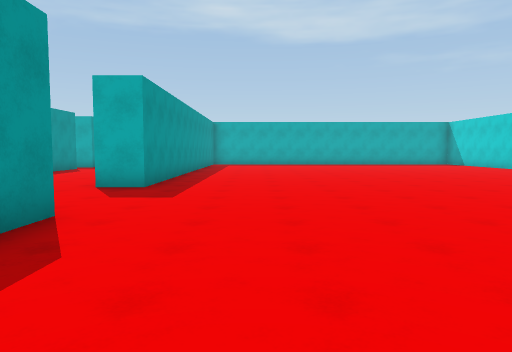
View 1 (above)

21 first-person views from a walk through a scene from a Unity 3-D project. The camera is 1.5 m above the floor, tilts 4° down and sees 70° across. The floor is counted in squares, 2 m on a side. Each view is taken from the middle of a square. On the plan, view 1 faces up. The plan holds only what a view shows up to about 11 squares ahead; the rest is blank. The place goes on beyond the plan. The player character is not drawn.

View 2
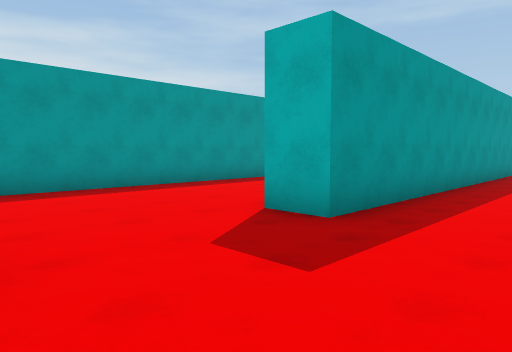

View 3
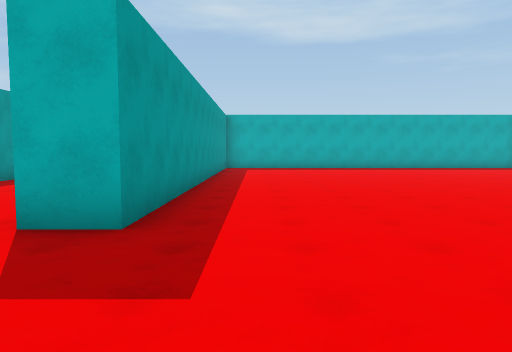

View 4
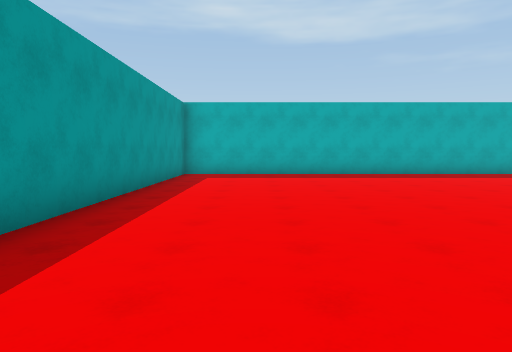

View 5
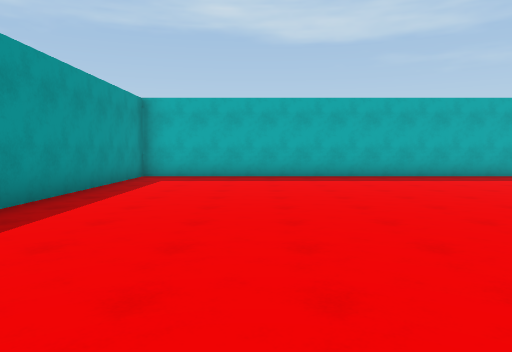

View 6
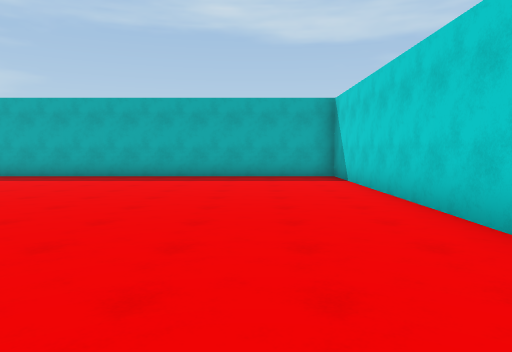

View 7
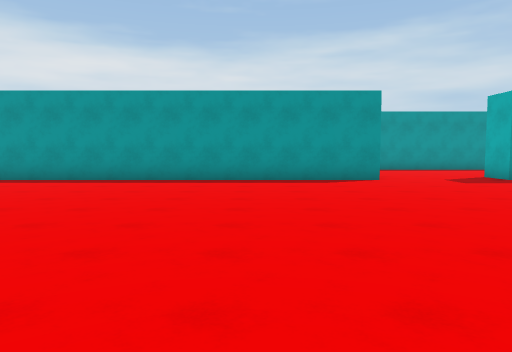

View 8
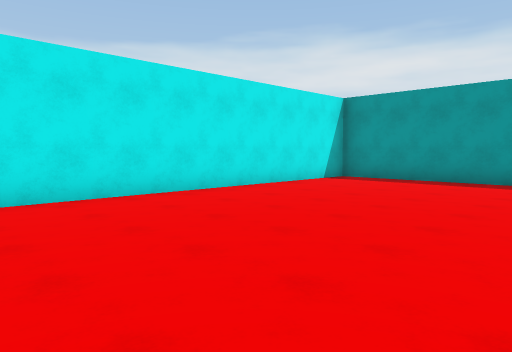

View 9
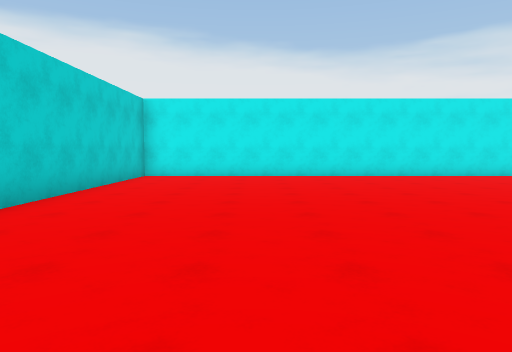

View 10
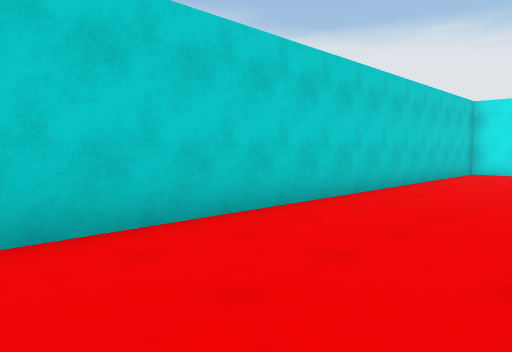

View 11
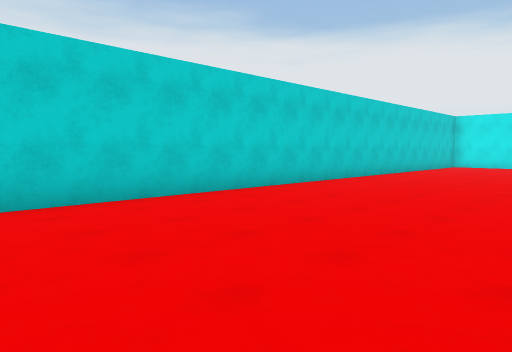

View 12
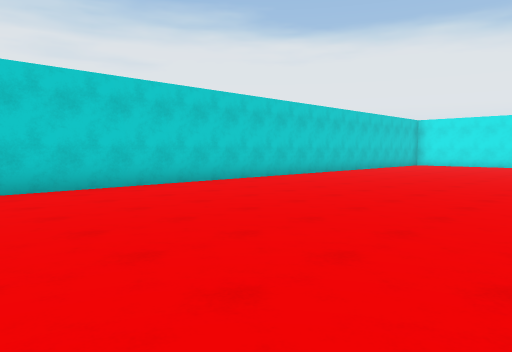

View 13
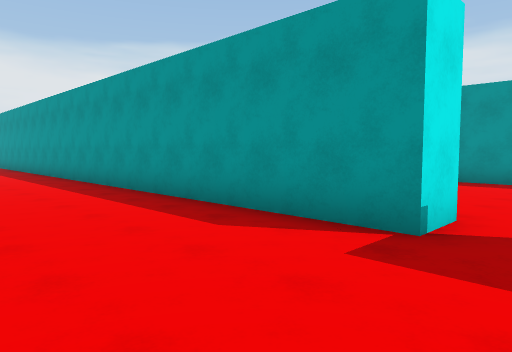

View 14
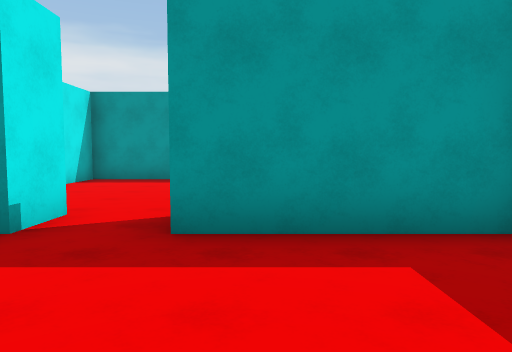

View 15
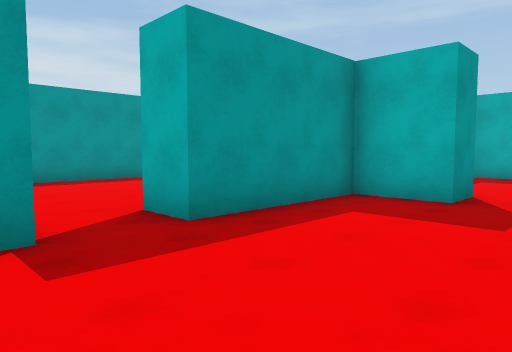

View 16
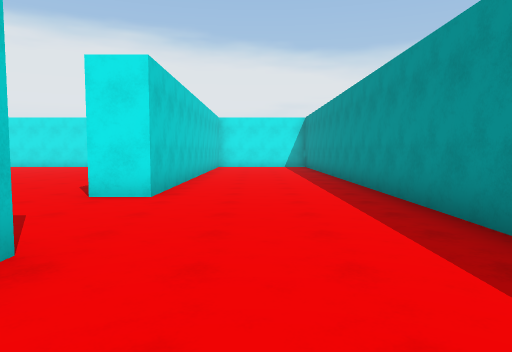

View 17
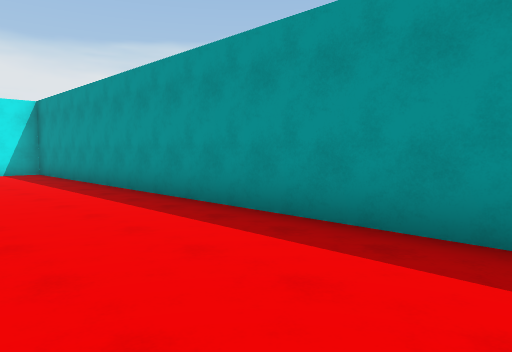

View 18
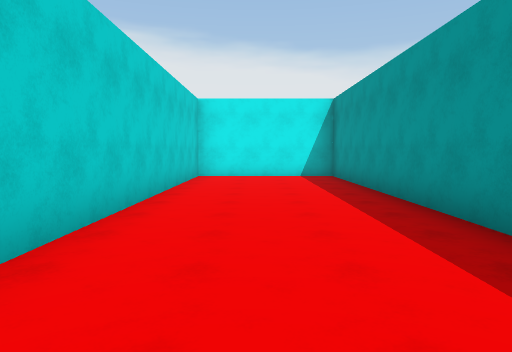

View 19
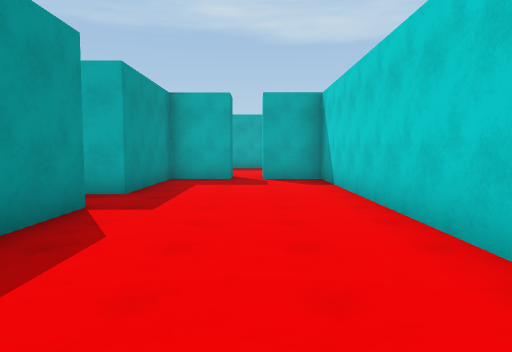

View 20
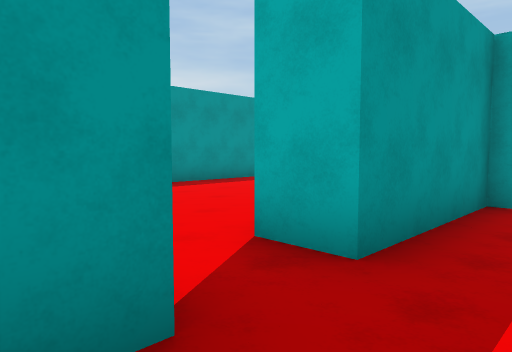

View 21
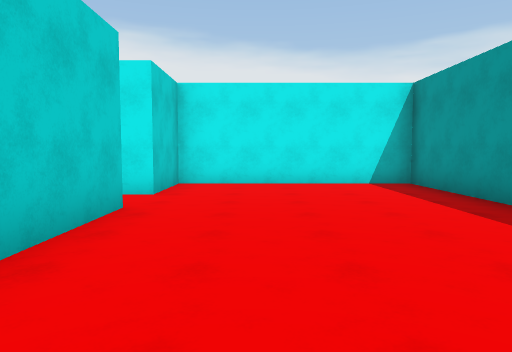

### Floor plan
Points are (right, up) in squares from view 1. A wall is a line through its corners. A room is listed if a view was taken in it or the views show most of it. See-through windows are left out.
Room 1 (views 1, 2, 3, 4, 5, 6, 7, 8, 9, 10, 11, 12, 13, 14, 15, 16, 17, 18, 19, 20)
walls: (-3.3, 12.4) (-3.3, 19.6) (-4.9, 19.6); (-8.3, 14.8) (-7.3, 14.8) (-7.3, -6.7) (-3.3, -6.7) (-3.3, 4.2) (-2.3, 4.2) (-2.3, -6.7) (10.3, -6.7) (10.3, 19.6) (-2.3, 19.6) (-2.3, 7.4) (-3.4, 7.4); (-5.7, 20.6) (-5.7, 19.6) (-7.3, 19.6) (-7.3, 16.2) (-8.3, 16.2)
ways out: opening at (-8, 15.5) to room 2; opening at (-5, 20)
Room 2 (view 21)
walls: (-8.3, 16.2) (-8.3, 18.6); (-13.5, 21.5) (-13.5, 12.8) (-8.3, 12.8) (-8.3, 14.8)
ways out: opening at (-8, 15.5) to room 1

Where each view was taken, in squares from view 1:
view 1: 0 up, 0 right, facing up
view 2: 4 up, 0 right, facing up-left
view 3: 4 up, 1 left, facing up
view 4: 8 up, 0 right, facing up
view 5: 9 up, 1 right, facing up
view 6: 9 up, 8 right, facing up
view 7: 1 up, 7 right, facing left
view 8: 1 down, 7 right, facing down-left
view 9: 4 up, 7 right, facing down
view 10: 6 up, 7 right, facing down-right
view 11: 11 up, 5 right, facing down-right
view 12: 12 up, 3 right, facing down-right
view 13: 16 up, 4 left, facing down-left
view 14: 17 up, 4 left, facing left
view 15: 14 up, 4 left, facing up-left
view 16: 10 up, 5 left, facing down
view 17: 6 up, 4 left, facing down-left
view 18: 4 up, 5 left, facing down
view 19: 10 up, 5 left, facing up
view 20: 14 up, 6 left, facing up-left
view 21: 21 up, 10 left, facing down
